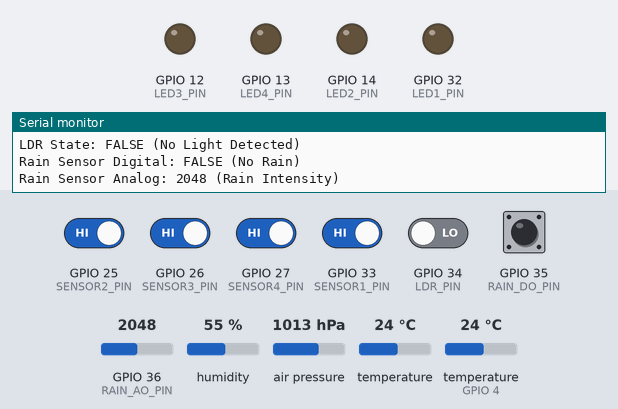
The sketch below on a simulated ESP32. On the bench: output pins drawn as LEDs (lit = HIGH), the last lines printed to the serial monitor. The inputs (shaded band) are chosen by the test bench; at power-on: GPIO 25 (SENSOR2_PIN), GPIO 26 (SENSOR3_PIN), GPIO 27 (SENSOR4_PIN), GPIO 33 (SENSOR1_PIN), GPIO 35 (RAIN_DO_PIN) HIGH, GPIO 34 (LDR_PIN) LOW, GPIO 36 (RAIN_AO_PIN) = 2048, humidity 55 %, air pressure 1013 hPa, temperature 24 °C, temperature (sensor on GPIO 4) 24 °C.

Above: at 1.2 s.
1.3 s: GPIO 25 (SENSOR2_PIN) driven LOW
At 3.6 s:
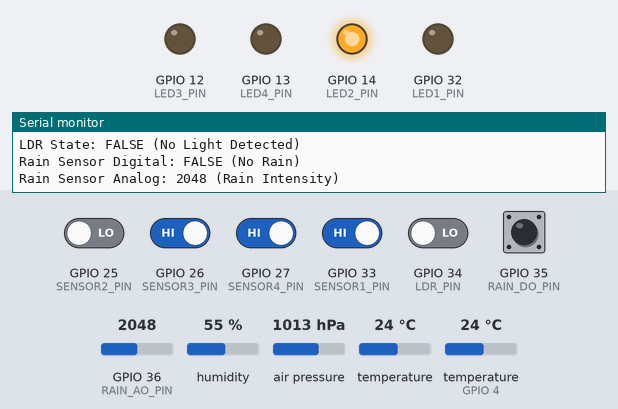
3.9 s: GPIO 26 (SENSOR3_PIN) driven LOW
At 5.2 s:
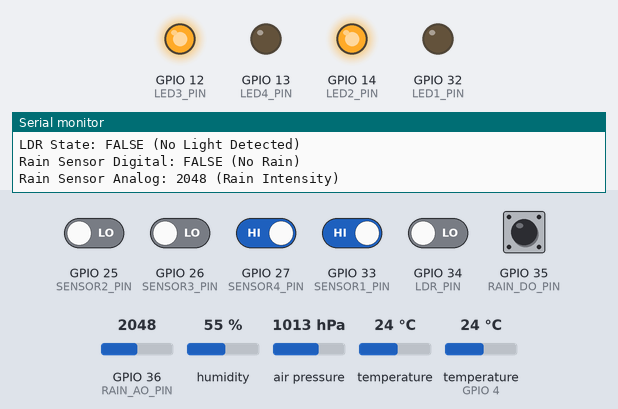
6.4 s: GPIO 27 (SENSOR4_PIN) driven LOW
At 7.8 s:
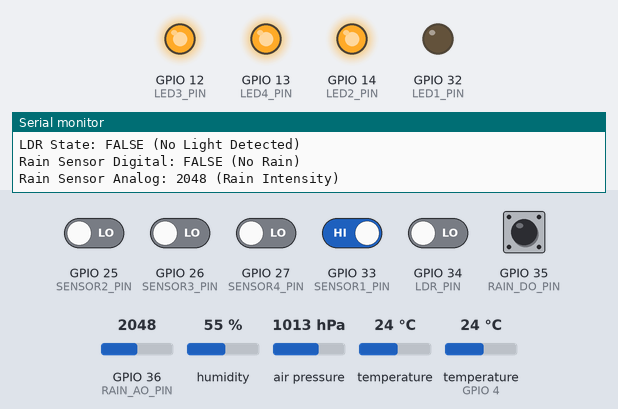
8.8 s: GPIO 33 (SENSOR1_PIN) driven LOW
At 10.3 s:
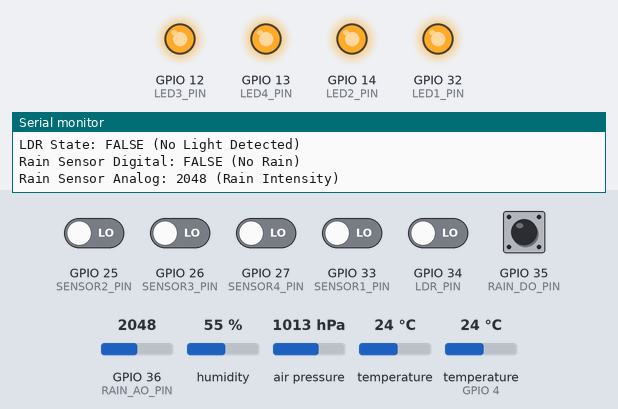
11.2 s: GPIO 25 (SENSOR2_PIN) driven HIGH
At 12.8 s:
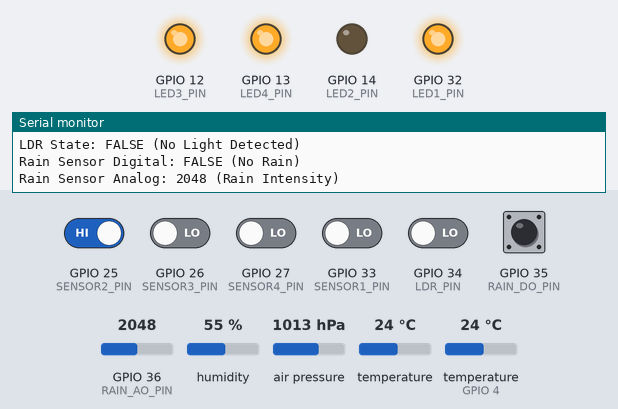
13.6 s: GPIO 26 (SENSOR3_PIN) driven HIGH
At 15.3 s:
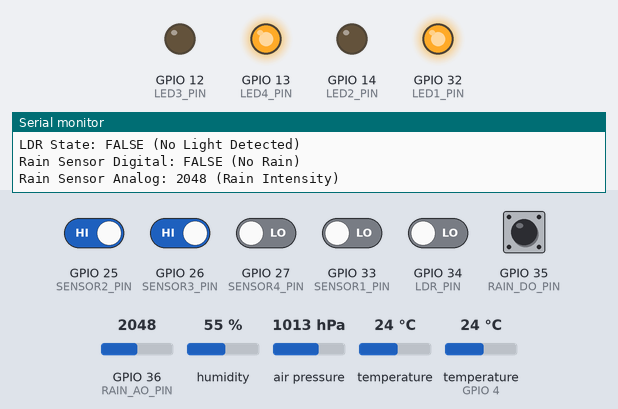
Timing chart, 0 to 16.8 s (numbered marks = the images above; inputs shaded):
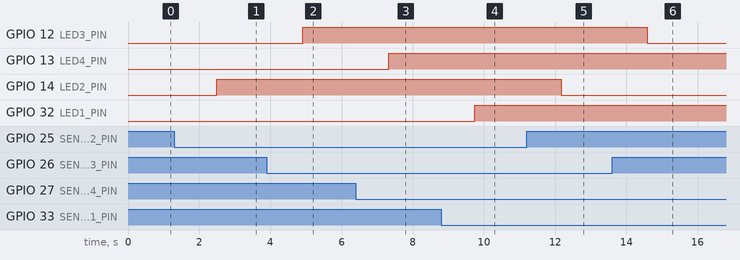

Measured:
- after the input at 1.3 s, GPIO 14 (LED2_PIN): LOW → HIGH after 1.2 s
- after the input at 3.9 s, GPIO 12 (LED3_PIN): LOW → HIGH after 1.0 s
- after the input at 6.4 s, GPIO 13 (LED4_PIN): LOW → HIGH after 0.93 s
- after the input at 8.8 s, GPIO 32 (LED1_PIN): LOW → HIGH after 0.95 s
- after the input at 11.2 s, GPIO 14 (LED2_PIN): HIGH → LOW after 0.97 s
- after the input at 13.6 s, GPIO 12 (LED3_PIN): HIGH → LOW after 0.98 s

The sketch:

ALL_THE_SENSORS_AT_ONES_TEST.ino
```cpp
#include <Wire.h>
#include <Adafruit_Sensor.h>
#include <Adafruit_BMP085.h> // For BMP180

#include <DHT.h>

// GPIO pins for Hall Effect Sensors (via Logic Level Shifter)
#define SENSOR1_PIN 33  // North
#define SENSOR2_PIN 25  // South
#define SENSOR3_PIN 26  // East
#define SENSOR4_PIN 27  // West

// GPIO pins for LEDs
#define LED1_PIN 32  // North LED
#define LED2_PIN 14  // South LED
#define LED3_PIN 12  // East LED
#define LED4_PIN 13  // West LED

// DHT Sensor pin and type
#define DHT_PIN 4     // Pin where the DHT sensor is connected
#define DHT_TYPE DHT11 // DHT11 or DHT22 depending on your sensor

// LDR Module pin
#define LDR_PIN 34 // Pin connected to the LDR module's DO pin

// Rain Sensor pins
#define RAIN_DO_PIN 35 // Digital pin for rain sensor
#define RAIN_AO_PIN 36 // Analog pin for rain sensor

DHT dht(DHT_PIN, DHT_TYPE); // Initialize DHT sensor
Adafruit_BMP085 bmp;        // Initialize BMP180 sensor

void setup() {
  // Start serial communication
  Serial.begin(9600);
  Serial.println("Testing Sensors: Wind, DHT11, BMP180, LDR, and Rain Sensor");

  // Set sensor pins as input
  pinMode(SENSOR1_PIN, INPUT);
  pinMode(SENSOR2_PIN, INPUT);
  pinMode(SENSOR3_PIN, INPUT);
  pinMode(SENSOR4_PIN, INPUT);

  // Set LED pins as output
  pinMode(LED1_PIN, OUTPUT);
  pinMode(LED2_PIN, OUTPUT);
  pinMode(LED3_PIN, OUTPUT);
  pinMode(LED4_PIN, OUTPUT);

  // Set LDR pin as input
  pinMode(LDR_PIN, INPUT);

  // Set Rain Sensor pins
  pinMode(RAIN_DO_PIN, INPUT); // Digital pin for rain sensor

  // Initialize the DHT sensor
  dht.begin();

  // Initialize the BMP180 sensor
  if (!bmp.begin()) {
    Serial.println("Could not find a valid BMP180 sensor, check connections!");
    while (1);
  }
}

void loop() {
  // Read sensor states for wind direction
  int sensor1State = digitalRead(SENSOR1_PIN);  // North
  int sensor2State = digitalRead(SENSOR2_PIN);  // South
  int sensor3State = digitalRead(SENSOR3_PIN);  // East
  int sensor4State = digitalRead(SENSOR4_PIN);  // West

  // Determine wind direction based on sensor states
  String windDirection = "No Wind";  // Default

  if (sensor1State == LOW) {
    windDirection = "North";
    digitalWrite(LED1_PIN, HIGH);
  } else {
    digitalWrite(LED1_PIN, LOW);
  }

  if (sensor2State == LOW) {
    windDirection = "South";
    digitalWrite(LED2_PIN, HIGH);
  } else {
    digitalWrite(LED2_PIN, LOW);
  }

  if (sensor3State == LOW) {
    windDirection = "East";
    digitalWrite(LED3_PIN, HIGH);
  } else {
    digitalWrite(LED3_PIN, LOW);
  }

  if (sensor4State == LOW) {
    windDirection = "West";
    digitalWrite(LED4_PIN, HIGH);
  } else {
    digitalWrite(LED4_PIN, LOW);
  }

  // Print wind direction to Serial Monitor
  Serial.print("Wind Direction: ");
  Serial.println(windDirection);

  // Read temperature and humidity from the DHT sensor
  float humidity = dht.readHumidity();
  float temperatureDHT = dht.readTemperature(); // In Celsius

  if (!isnan(humidity) && !isnan(temperatureDHT)) {
    Serial.print("DHT11 Temperature: ");
    Serial.print(temperatureDHT);
    Serial.print(" °C | Humidity: ");
    Serial.print(humidity);
    Serial.println(" %");
  } else {
    Serial.println("Failed to read from DHT sensor!");
  }

  // Read pressure, temperature, and altitude from BMP180
  float temperatureBMP = bmp.readTemperature();
  float pressure = bmp.readPressure();       // In Pascals
  float altitude = bmp.readAltitude(101325); // Assuming sea-level pressure 101325 Pa

  Serial.print("BMP180 Temperature: ");
  Serial.print(temperatureBMP);
  Serial.print(" °C | Pressure: ");
  Serial.print(pressure / 100); // Convert to hPa
  Serial.print(" hPa | Altitude: ");
  Serial.print(altitude);
  Serial.println(" m");

  // Read LDR state
  int ldrState = digitalRead(LDR_PIN); // HIGH if light is detected, LOW otherwise
  Serial.print("LDR State: ");
  if (ldrState == HIGH) {
    Serial.println("TRUE (Light Detected)");
  } else {
    Serial.println("FALSE (No Light Detected)");
  }

  // Read Rain Sensor state
  int rainDigital = digitalRead(RAIN_DO_PIN); // Digital reading (rain/no rain)
  int rainAnalog = analogRead(RAIN_AO_PIN);   // Analog reading (rain intensity)

  Serial.print("Rain Sensor Digital: ");
  if (rainDigital == LOW) {
    Serial.println("TRUE (Rain Detected)");
  } else {
    Serial.println("FALSE (No Rain)");
  }

  Serial.print("Rain Sensor Analog: ");
  Serial.print(rainAnalog);
  Serial.println(" (Rain Intensity)");

  delay(1000); // Delay for readability
}
```
